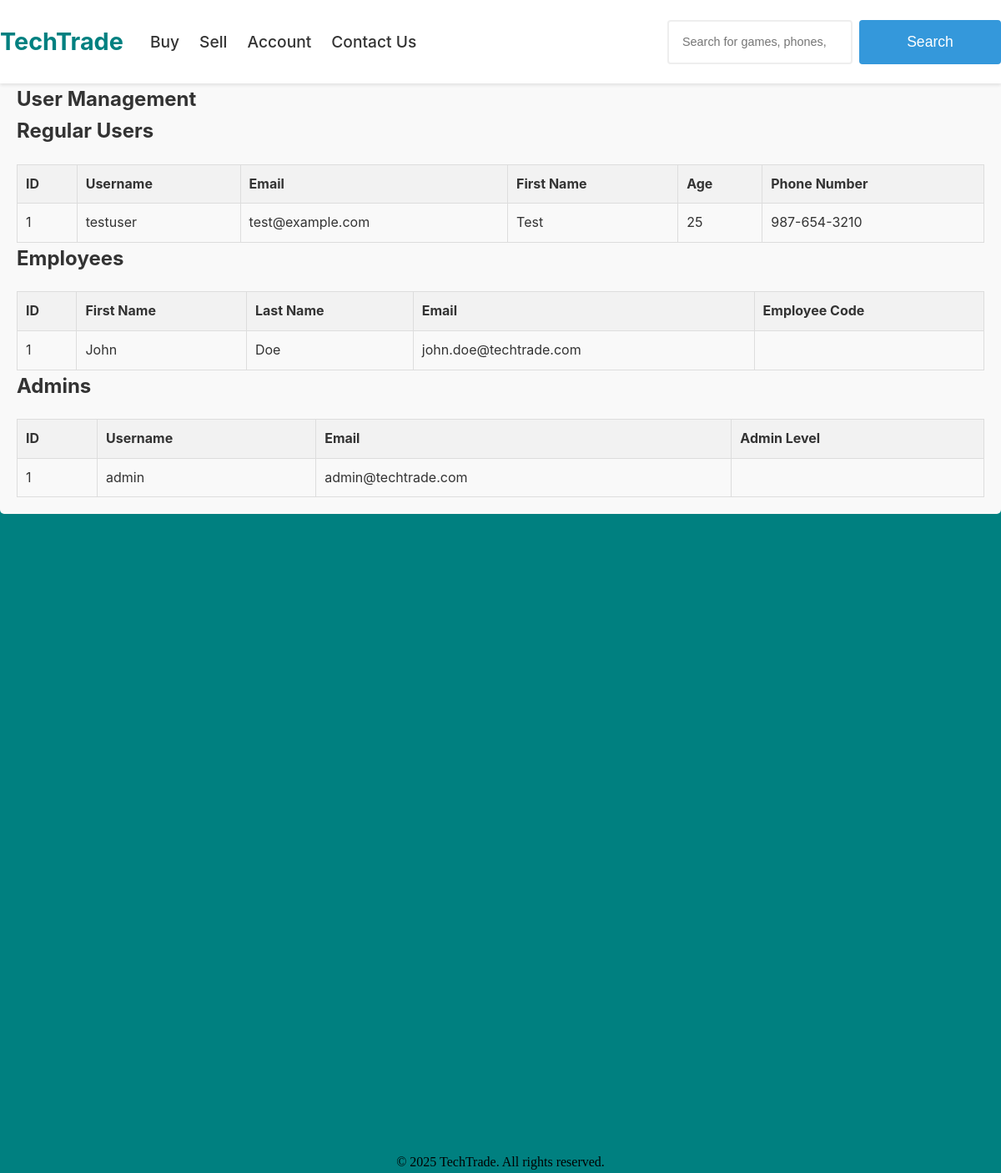
The page /admin_users.php (signed in) on the database its author committed.
### tables this page shows
CREATE TABLE users (
    user_id INT AUTO_INCREMENT PRIMARY KEY,
    username VARCHAR(45) NOT NULL,
    email VARCHAR(45) NOT NULL,
    first_name VARCHAR(45) NOT NULL,
    age INT,
    phone_number VARCHAR(45),
    password VARCHAR(255) NOT NULL
);

CREATE TABLE employees (
    employee_id INT AUTO_INCREMENT PRIMARY KEY,
    first_name VARCHAR(45) NOT NULL,
    last_name VARCHAR(45) NOT NULL,
    email VARCHAR(45) NOT NULL,
    phone_number VARCHAR(45),
    password VARCHAR(255) NOT NULL
);

### public/admin_users.php (the view, shortened to what this page needs)
<?php
require_once '../src/DBconnect.php';
require_once '../includes/common.php';
try {
    $stmt = $connection->query("SELECT * FROM users");
    $users = $stmt->fetchAll();
    $stmt = $connection->query("SELECT * FROM employees");
    $employees = $stmt->fetchAll();
    $stmt = $connection->query("SELECT * FROM admins");
    $admins = $stmt->fetchAll();
} catch (PDOException $e) {
    $error_message = "Database error: " . $e->getMessage();
}
?>
<!DOCTYPE html>
<html lang="en">
<head>
    <link rel="stylesheet" href="css/style.css?v=<?php echo time(); ?>">
</head>
<body>
    <?php echo generate_navbar('admin'); ?>
    <main class="container">
        <section class="admin-panel">
            <h1>User Management</h1>
            <?php if (isset($error_message)): ?>
                <div class="error-message">
                    <?php echo $error_message; ?>
                </div>
            <?php else: ?>
                <h2>Regular Users</h2>
                <?php if (empty($users)): ?>
                    <p>No users found.</p>
                <?php else: ?>
                    <table class="user-table">
                        <thead>
                            <tr>
                                <th>ID</th>
                                <th>Username</th>
                                <th>Email</th>
                                <th>First Name</th>
                                <th>Age</th>
                                <th>Phone Number</th>
                            </tr>
                        </thead>
                        <tbody>
                            <?php foreach ($users as $user): ?>
                                <tr>
                                    <td><?php echo escape($user['user_id']); ?></td>
                                    <td><?php echo escape($user['username']); ?></td>
                                    <td><?php echo escape($user['email']); ?></td>
                                    <td><?php echo escape($user['first_name']); ?></td>
                                    <td><?php echo escape($user['age']); ?></td>
                                    <td><?php echo escape($user['phone_number']); ?></td>
                                </tr>
                            <?php endforeach; ?>
                        </tbody>
                    </table>
                <?php endif; ?>
                <h2>Employees</h2>
                <?php if (empty($employees)): ?>
                    <p>No employees found.</p>
                <?php else: ?>
                    <table class="user-table">
                        <thead>
                            <tr>
                                <th>ID</th>
                                <th>First Name</th>
                                <th>Last Name</th>
                                <th>Email</th>
                                <th>Employee Code</th>
                            </tr>
                        </thead>
                        <tbody>
                            <?php foreach ($employees as $employee): ?>
                                <tr>
                                    <td><?php echo escape($employee['employee_id']); ?></td>
                                    <td><?php echo escape($employee['first_name']); ?></td>
                                    <td><?php echo escape($employee['last_name']); ?></td>
                                    <td><?php echo escape($employee['email']); ?></td>
                                    <td><?php echo escape($employee['employee_code']); ?></td>
                                </tr>
                            <?php endforeach; ?>
                        </tbody>
                    </table>
                <?php endif; ?>
                <h2>Admins</h2>
                <?php if (empty($admins)): ?>
                    <p>No admins found.</p>
                <?php else: ?>
                    <table class="user-table">
                        <thead>
                            <tr>
                                <th>ID</th>
                                <th>Username</th>
                                <th>Email</th>
                                <th>Admin Level</th>
                            </tr>
                        </thead>
                        <tbody>
                            <?php foreach ($admins as $admin): ?>
                                <tr>
                                    <td><?php echo escape($admin['admin_id']); ?></td>
                                    <td><?php echo escape($admin['username']); ?></td>
                                    <td><?php echo escape($admin['email']); ?></td>
                                    <td><?php echo escape($admin['admin_level']); ?></td>
                                </tr>
                            <?php endforeach; ?>
                        </tbody>
                    </table>
                <?php endif; ?>
            <?php endif; ?>
        </section>
    </main>
    <footer>
        <div class="footer-content">
            <p>&copy; <?php echo date('Y'); ?> TechTrade. All rights reserved.</p>
        </div>
    </footer>
</body>
</html>

### public/css/style.css (style rules this page uses)
* { margin: 0; padding: 0; box-sizing: border-box; }
main { background-color: teal; margin-top: 80px; height: 1300px; }
body { margin: 0; padding: 0; font-family: -apple-system, BlinkMacSystemFont, "Segoe UI", Roboto, Oxygen-Sans, Ubuntu, Cantarell, "Helvetica Neue", sans-serif; line-height: 1.6; background-color: #f8f9fa; color: #333; }
.footer-content { background-color: teal; color: black; text-align: center; font-family: 'Times New Roman', Times, serif; }

### public/admin_users.php (style rules this page uses)
.admin-panel { padding: 20px; background-color: #f9f9f9; border-radius: 5px; margin-bottom: 20px; }
.user-table { width: 100%; border-collapse: collapse; margin-top: 20px; }
.user-table th, .user-table td { padding: 10px; border: 1px solid #ddd; text-align: left; }
.user-table th { background-color: #f2f2f2; font-weight: bold; }

### rows shown on the page
users: user_id "1", username "testuser", email "test@example.com", first_name "Test", age "25", phone_number "987-654-3210"
employees: employee_id "1", first_name "John", last_name "Doe", email "john.doe@techtrade.com"

### other values the page prints
$admin['admin_id'] "1"
$admin['username'] "admin"
$admin['email'] "admin@techtrade.com"
